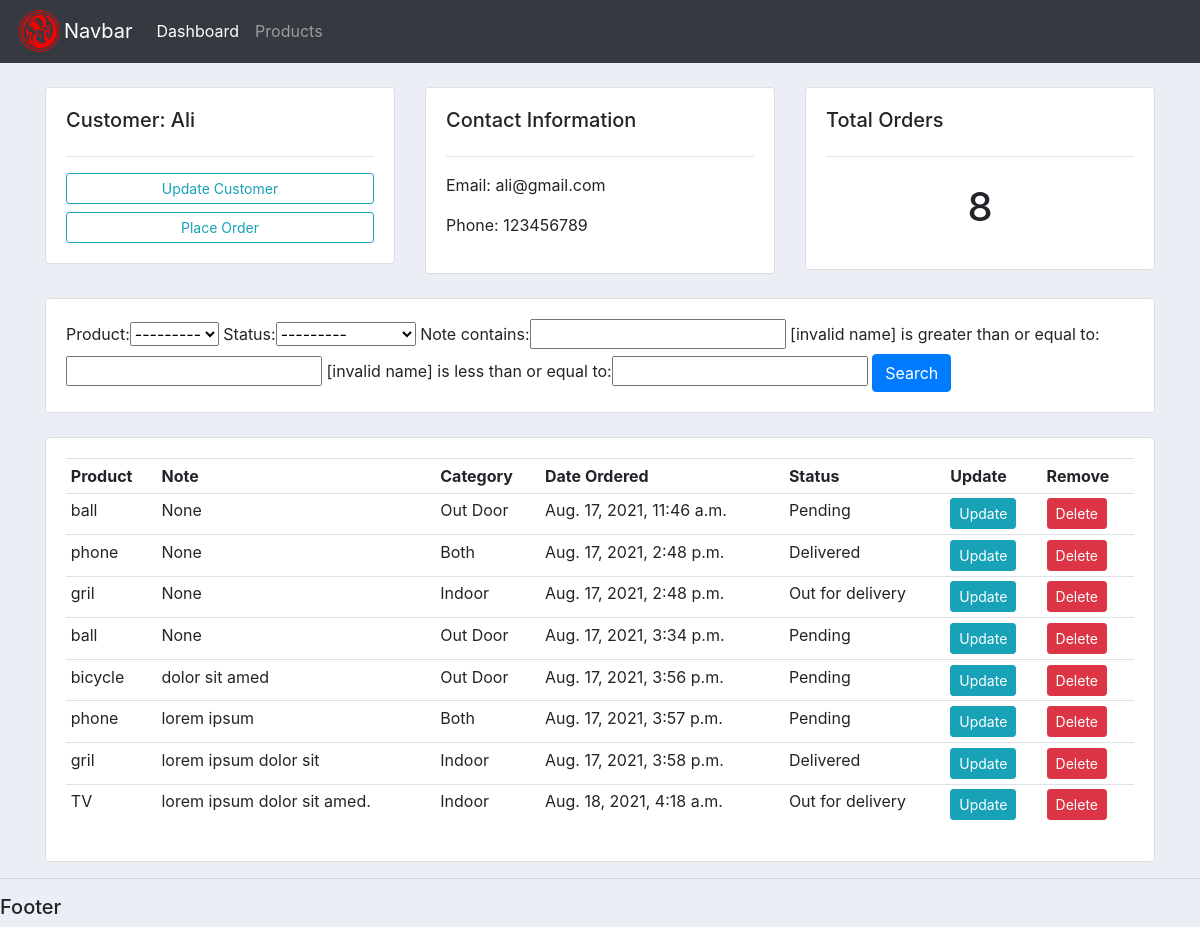
Screenshot of /customers/1/ with the database file from the repository.
### accounts/models.py (models this page shows, shortened)
class Customer(models.Model):
    name = models.CharField(max_length=200, null=True)
    phone = models.CharField(max_length=200, null=True)
    email = models.CharField(max_length=200, null=True)
    date = models.DateTimeField(auto_now_add=True, null=True)

class Order(models.Model):
    STATUS = (
        ('Pending', 'Pending'),
        ('Out for delivery', 'Out for delivery'),
        ('Delivered', 'Delivered')
    )
    customer = models.ForeignKey(Customer, null=True, on_delete=models.SET_NULL)
    product = models.ForeignKey(Products, null=True, on_delete=models.SET_NULL)
    date_created = models.DateTimeField(auto_now_add=True, null=True)
    status = models.CharField(max_length=200, null=True, choices=STATUS)
    note = models.CharField(max_length=1000, null=True)

class Products(models.Model):
    CATEGORY = (
        ('Indoor', 'Indoor'),
        ('Out Door', 'Out Door'),
        ('Both', 'Both')
    )
    name = models.CharField(max_length=200, null=True)
    price = models.FloatField(null=True)
    category = models.CharField(max_length=200, null=True, choices=CATEGORY)
    description = models.CharField(max_length=200, null=True)
    date_created = models.DateTimeField(auto_now_add=True, null=True)
    tags = models.ManyToManyField(Tag)
    def __str__(self):
        return self.name

### accounts/views.py (the view)
# urls.py: path('customers/<int:pk>/', customers, name='customers'),
def customers(request, pk):
    customer = Customer.objects.get(id=pk)
    orders = customer.order_set.all()
    order_count = orders.count()
    myFilter = OrderFilter(request.GET, queryset=orders)
    orders = myFilter.qs
    context = {
        'customer': customer,
        'orders': orders,
        'order_count': order_count,
        'myFilter': myFilter,
    }
    return render(request, 'accounts/customers.html',context)

### accounts/templates/accounts/customers.html
{% extends 'accounts/base.html' %}
{% block content %}
    <br>
    <div class="row">
        <div class="col-md">
            <div class="card card-body">
                <h5>Customer: {{ customer.name }}</h5>
                <hr>
                <a class="btn btn-outline-info  btn-sm btn-block" href="">Update Customer</a>
                <a class="btn btn-outline-info  btn-sm btn-block" href="{% url 'create_order' customer.id %}">Place Order</a>
            </div>
        </div>
        <div class="col-md">
            <div class="card card-body">
                <h5>Contact Information</h5>
                <hr>
                <p>Email: {{ customer.email }}</p>
                <p>Phone: {{ customer.phone }}</p>
            </div>
        </div>
        <div class="col-md">
            <div class="card card-body">
                <h5>Total Orders</h5>
                <hr>
                <h1 style="text-align: center;padding: 10px">{{ order_count }}</h1>
            </div>
        </div>
    </div>
    <br>
    <div class="row">
        <div class="col">
            <div class="card card-body">
                <form method="get">
                    {{ myFilter.form }}
                <button class="btn btn-primary" type="submit">Search</button>
              </form>
            </div>
        </div>
    </div>
    <br>
    <div class="row">
        <div class="col-md">
            <div class="card card-body">
                <table class="table table-sm">
                    <tr>
                        <th>Product</th>
                        <th>Note</th>
                        <th>Category</th>
                        <th>Date Ordered</th>
                        <th>Status</th>
                        <th>Update</th>
                        <th>Remove</th>
                    </tr>
                    {% for order in orders %}
                        <tr>
                            <td>{{ order.product }}</td>
                            <td>{{ order.note }}</td>
                            <td>{{ order.product.category }}</td>
                            <td>{{ order.date_created }}</td>
                            <td>{{ order.status }}</td>
                            <td><a href="#" class="btn btn-sm btn-info">Update</a></td>
                            <td><a href="#" class="btn btn-sm btn-danger">Delete</a></td>
                        </tr>
                    {% endfor %}
                </table>
            </div>
        </div>
    </div>
{% endblock %}

### static/css/main.css (style rules this page uses)
body { background-color: #ebeff5; }

### rows the page displays
Customer: name "Ali", email "ali@gmail.com", phone "123456789"
Order: product "ball", note "None", product.category "Out Door", date_created "Aug. 17, 2021, 11:46 a.m.", status "Pending"
Order: product "phone", note "None", product.category "Both", date_created "Aug. 17, 2021, 2:48 p.m.", status "Delivered"
Order: product "gril", note "None", product.category "Indoor", date_created "Aug. 17, 2021, 2:48 p.m.", status "Out for delivery"
Order: product "ball", note "None", product.category "Out Door", date_created "Aug. 17, 2021, 3:34 p.m.", status "Pending"
Order: product "bicycle", note "dolor sit amed", product.category "Out Door", date_created "Aug. 17, 2021, 3:56 p.m.", status "Pending"
Order: product "phone", note "lorem ipsum", product.category "Both", date_created "Aug. 17, 2021, 3:57 p.m.", status "Pending"
Order: product "gril", note "lorem ipsum dolor sit", product.category "Indoor", date_created "Aug. 17, 2021, 3:58 p.m.", status "Delivered"
Order: product "TV", note "lorem ipsum dolor sit amed.", product.category "Indoor", date_created "Aug. 18, 2021, 4:18 a.m.", status "Out for delivery"

### other values shown
{{ order_count }} "8"
